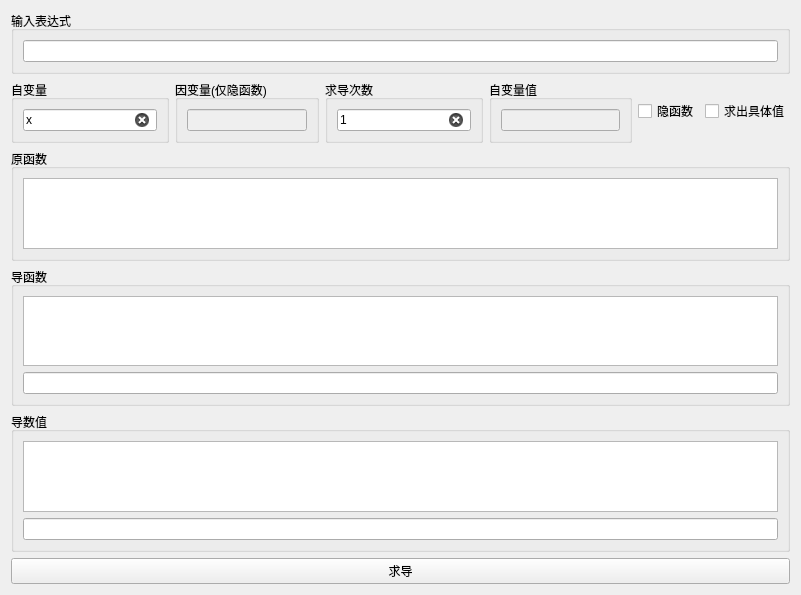
<?xml version="1.0" encoding="UTF-8"?>
<ui version="4.0">
 <class>qiudao</class>
 <widget class="QWidget" name="qiudao">
  <property name="geometry">
   <rect>
    <x>0</x>
    <y>0</y>
    <width>801</width>
    <height>595</height>
   </rect>
  </property>
  <property name="windowTitle">
   <string>Form</string>
  </property>
  <layout class="QGridLayout" name="gridLayout" rowstretch="1,1,4,5,5,0" columnstretch="0,0,0,0,0,0">
   <item row="0" column="0" colspan="6">
    <widget class="QGroupBox" name="groupBox1">
     <property name="title">
      <string>输入表达式</string>
     </property>
     <layout class="QGridLayout" name="gridLayout_2">
      <item row="0" column="0">
       <widget class="QLineEdit" name="qiudao_input">
        <property name="clearButtonEnabled">
         <bool>true</bool>
        </property>
       </widget>
      </item>
     </layout>
    </widget>
   </item>
   <item row="1" column="0">
    <widget class="QGroupBox" name="groupBox">
     <property name="title">
      <string>自变量</string>
     </property>
     <layout class="QGridLayout" name="gridLayout_3">
      <item row="0" column="0">
       <widget class="QLineEdit" name="qiudao_zibianliang">
        <property name="text">
         <string>x</string>
        </property>
        <property name="clearButtonEnabled">
         <bool>true</bool>
        </property>
       </widget>
      </item>
     </layout>
    </widget>
   </item>
   <item row="1" column="1">
    <widget class="QGroupBox" name="groupBox_4">
     <property name="title">
      <string>因变量(仅隐函数)</string>
     </property>
     <layout class="QGridLayout" name="gridLayout_4">
      <item row="0" column="0">
       <widget class="QLineEdit" name="qiudao_yinbianliang">
        <property name="enabled">
         <bool>false</bool>
        </property>
        <property name="clearButtonEnabled">
         <bool>true</bool>
        </property>
       </widget>
      </item>
     </layout>
    </widget>
   </item>
   <item row="1" column="2">
    <widget class="QGroupBox" name="groupBox_3">
     <property name="title">
      <string>求导次数</string>
     </property>
     <layout class="QGridLayout" name="gridLayout_5">
      <item row="0" column="0">
       <widget class="QLineEdit" name="qiudao_qiudaocishu">
        <property name="text">
         <string>1</string>
        </property>
        <property name="clearButtonEnabled">
         <bool>true</bool>
        </property>
       </widget>
      </item>
     </layout>
    </widget>
   </item>
   <item row="1" column="3">
    <widget class="QGroupBox" name="groupBox_6">
     <property name="title">
      <string>自变量值</string>
     </property>
     <layout class="QGridLayout" name="gridLayout_6">
      <item row="0" column="0">
       <widget class="QLineEdit" name="qiudao_zibianliangzhi">
        <property name="enabled">
         <bool>false</bool>
        </property>
        <property name="clearButtonEnabled">
         <bool>true</bool>
        </property>
       </widget>
      </item>
     </layout>
    </widget>
   </item>
   <item row="1" column="4">
    <widget class="QCheckBox" name="qiudao_yinhanshu">
     <property name="text">
      <string>隐函数</string>
     </property>
    </widget>
   </item>
   <item row="1" column="5">
    <widget class="QCheckBox" name="qiudao_qiuchujutizhi">
     <property name="text">
      <string>求出具体值</string>
     </property>
    </widget>
   </item>
   <item row="2" column="0" colspan="6">
    <widget class="QGroupBox" name="groupBox2">
     <property name="title">
      <string>原函数</string>
     </property>
     <layout class="QGridLayout" name="gridLayout_7">
      <item row="0" column="0">
       <widget class="QGraphicsView" name="qiudao_yuanhanshu">
        <property name="url" stdset="0">
         <url>
          <string>about:blank</string>
         </url>
        </property>
       </widget>
      </item>
     </layout>
    </widget>
   </item>
   <item row="3" column="0" colspan="6">
    <widget class="QGroupBox" name="groupBox3">
     <property name="title">
      <string>导函数</string>
     </property>
     <layout class="QGridLayout" name="gridLayout_8">
      <item row="0" column="0">
       <widget class="QGraphicsView" name="qiudao_daohanshu">
        <property name="url" stdset="0">
         <url>
          <string>about:blank</string>
         </url>
        </property>
       </widget>
      </item>
      <item row="1" column="0">
       <widget class="QLineEdit" name="qiudao_daohanshu_lineedit"/>
      </item>
     </layout>
    </widget>
   </item>
   <item row="4" column="0" colspan="6">
    <widget class="QGroupBox" name="groupBox_5">
     <property name="title">
      <string>导数值</string>
     </property>
     <layout class="QGridLayout" name="gridLayout_9">
      <item row="0" column="0">
       <widget class="QGraphicsView" name="qiudao_daoshuzhi">
        <property name="url" stdset="0">
         <url>
          <string>about:blank</string>
         </url>
        </property>
       </widget>
      </item>
      <item row="1" column="0">
       <widget class="QLineEdit" name="qiudao_daoshuzhi_lineedit"/>
      </item>
     </layout>
    </widget>
   </item>
   <item row="5" column="0" colspan="6">
    <widget class="QPushButton" name="qiudao_qiudao_button">
     <property name="text">
      <string>求导</string>
     </property>
    </widget>
   </item>
  </layout>
 </widget>
 <resources/>
 <connections/>
</ui>
